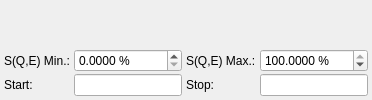
     <widget class="QWidget" name="tabPlot2d">
      <attribute name="title">
       <string>2D Plot</string>
      </attribute>
      <layout class="QGridLayout" name="gridLayout_9">
       <property name="leftMargin">
        <number>4</number>
       </property>
       <property name="topMargin">
        <number>4</number>
       </property>
       <property name="rightMargin">
        <number>4</number>
       </property>
       <property name="bottomMargin">
        <number>4</number>
       </property>
       <property name="horizontalSpacing">
        <number>4</number>
       </property>
       <property name="verticalSpacing">
        <number>2</number>
       </property>
       <item row="2" column="2">
        <widget class="QLabel" name="label_19">
         <property name="text">
          <string>Stop:</string>
         </property>
        </widget>
       </item>
       <item row="2" column="1">
        <widget class="QLineEdit" name="editStartTime2d">
         <property name="toolTip">
          <string>Start time.</string>
         </property>
         <property name="readOnly">
          <bool>true</bool>
         </property>
        </widget>
       </item>
       <item row="2" column="3">
        <widget class="QLineEdit" name="editStopTime2d">
         <property name="toolTip">
          <string>Estimated stop time.</string>
         </property>
         <property name="readOnly">
          <bool>true</bool>
         </property>
        </widget>
       </item>
       <item row="0" column="0" colspan="4">
        <widget class="QwtPlot" name="plot2d"/>
       </item>
       <item row="2" column="0">
        <widget class="QLabel" name="label_20">
         <property name="text">
          <string>Start:</string>
         </property>
        </widget>
       </item>
       <item row="1" column="0">
        <widget class="QLabel" name="label_34">
         <property name="text">
          <string>S(Q,E) Min.:</string>
         </property>
        </widget>
       </item>
       <item row="1" column="2">
        <widget class="QLabel" name="label_35">
         <property name="text">
          <string>S(Q,E) Max.:</string>
         </property>
        </widget>
       </item>
       <item row="1" column="1">
        <widget class="QDoubleSpinBox" name="spinzMin2d">
         <property name="suffix">
          <string> %</string>
         </property>
         <property name="decimals">
          <number>4</number>
         </property>
         <property name="maximum">
          <double>100.000000000000000</double>
         </property>
        </widget>
       </item>
       <item row="1" column="3">
        <widget class="QDoubleSpinBox" name="spinzMax2d">
         <property name="suffix">
          <string> %</string>
         </property>
         <property name="decimals">
          <number>4</number>
         </property>
         <property name="maximum">
          <double>100.000000000000000</double>
         </property>
         <property name="value">
          <double>100.000000000000000</double>
         </property>
        </widget>
       </item>
      </layout>
     </widget>
